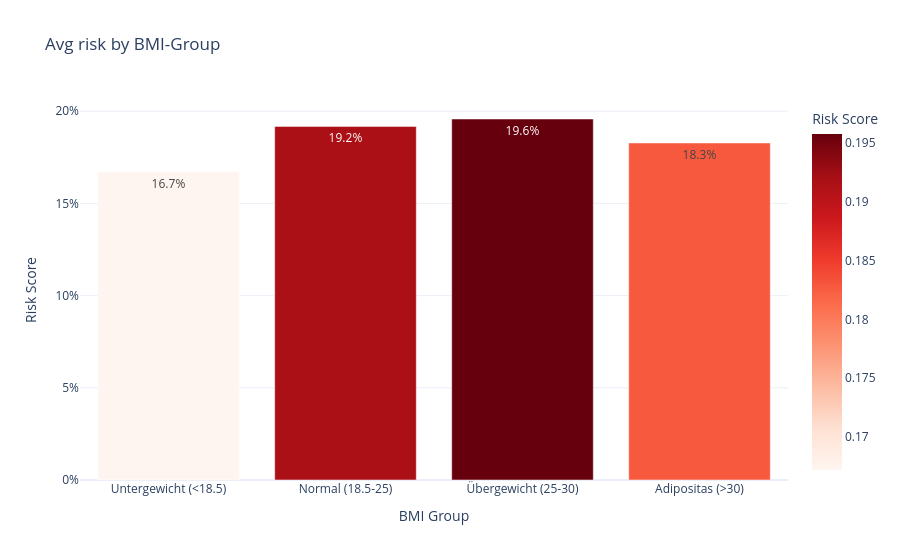

The cell this chart's notebook holds for it:
### Markdown cell above
### BMI Analyse

### Code cell
bins = [0, 18.5, 25, 30, 100]
labels = ['Untergewicht (<18.5)', 'Normal (18.5-25)', 'Übergewicht (25-30)', 'Adipositas (>30)']
df_analyze['bmi_group'] = pd.cut(df_analyze['bmi'], bins=bins, labels=labels)

df_bmi_mean = df_analyze.groupby('bmi_group', observed=True)['risk_score'].mean().reset_index()

fig1 = px.bar(
    df_bmi_mean, 
    x='bmi_group', 
    y='risk_score',
    text_auto='.1%', # Zeigt %-Wert direkt auf dem Balken
    title='Avg risk by BMI-Group',
    labels={'risk_score': 'Risk Score', 'bmi_group': 'BMI Group'},
    color='risk_score',
    color_continuous_scale='Reds',
    template="plotly_white"
)
fig1.update_layout(yaxis_tickformat='.0%') # Y-Achse als Prozent formatieren
fig1.show()

### Figure 1 — Plotly figure (JSON) as saved in the notebook; plotly's stock layout.template omitted (floating-point values rounded to 4 significant figures)
{"data": [{"hovertemplate": "BMI Group=%{x}<br>Risk Score=%{marker.color}<extra></extra>", "legendgroup": "", "marker": {"color": [0.1672, 0.1918, 0.1958, 0.1828], "coloraxis": "coloraxis", "pattern": {"shape": ""}}, "name": "", "orientation": "v", "showlegend": false, "textposition": "auto", "texttemplate": "%{y:.1%}", "type": "bar", "x": ["Untergewicht (<18.5)", "Normal (18.5-25)", "Übergewicht (25-30)", "Adipositas (>30)"], "xaxis": "x", "y": [0.1672, 0.1918, 0.1958, 0.1828], "yaxis": "y"}], "layout": {"barmode": "relative", "coloraxis": {"colorbar": {"title": {"text": "Risk Score"}}, "colorscale": [[0, "rgb(255,245,240)"], [0.125, "rgb(254,224,210)"], [0.25, "rgb(252,187,161)"], [0.375, "rgb(252,146,114)"], [0.5, "rgb(251,106,74)"], [0.625, "rgb(239,59,44)"], [0.75, "rgb(203,24,29)"], [0.875, "rgb(165,15,21)"], [1, "rgb(103,0,13)"]]}, "legend": {"tracegroupgap": 0}, "title": {"text": "Avg risk by BMI-Group"}, "xaxis": {"anchor": "y", "domain": [0, 1], "title": {"text": "BMI Group"}}, "yaxis": {"anchor": "x", "domain": [0, 1], "tickformat": ".0%", "title": {"text": "Risk Score"}}}}
